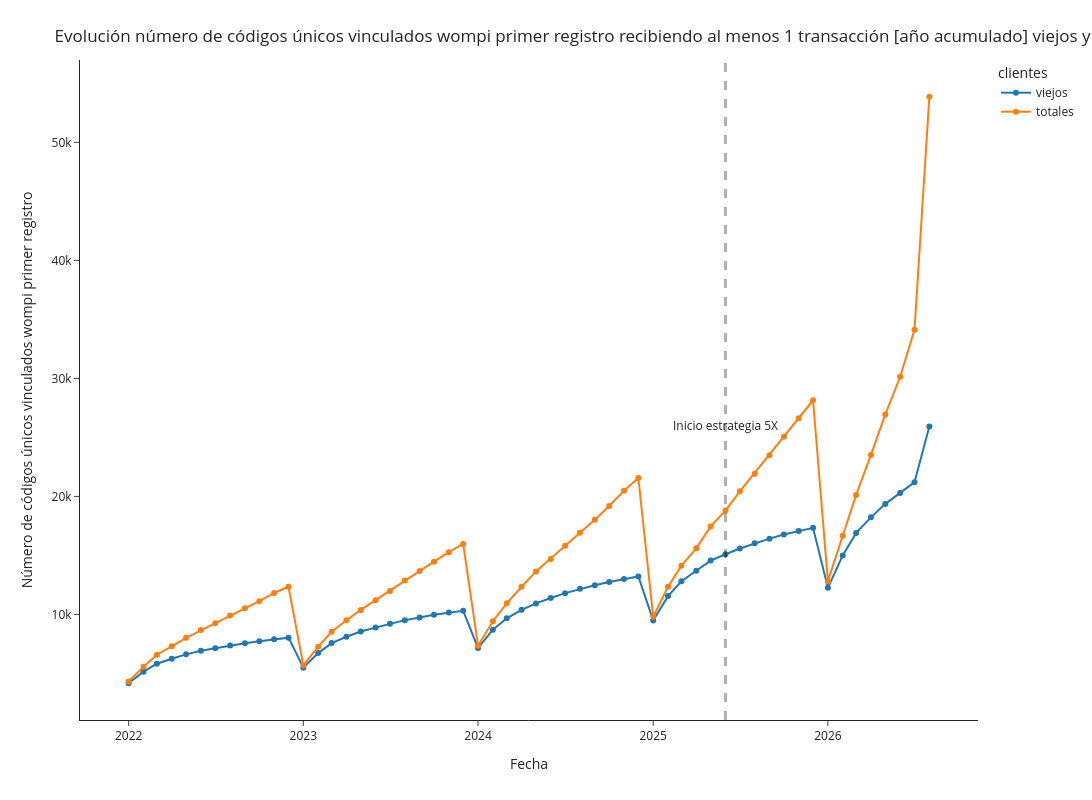

Notebook source saved alongside this figure:
### Markdown cell above
# Uso

### Code cell
df_plot1 = df[['fecha_ymd2', 'num_vinc_new_uso_cumsum_ym']]
df_plot1.columns = ['fecha', 'cantidad_clientes']
df_plot1['clientes'] = 'nuevos'
df_plot2 = df[['fecha_ymd2', 'num_vinc_old_uso_cumsum_ym']]
df_plot2.columns = ['fecha', 'cantidad_clientes']
df_plot2['clientes'] = 'viejos'
df_plot3 = df[['fecha_ymd2', 'num_vinc_all_uso_cumsum_ym']]
df_plot3.columns = ['fecha', 'cantidad_clientes']
df_plot3['clientes'] = 'totales'

df_plot = pd.concat([df_plot2, df_plot3])

fig = px.line(df_plot, x="fecha", y="cantidad_clientes", color='clientes',markers=True, template='simple_white', width=1600, height=800)
fig.add_vline(x='2025-06-01', line_width=3, line_dash="dash")
fig.update_layout(
    title={
        'text': "Evolución número de códigos únicos vinculados wompi primer registro recibiendo al menos 1 transacción [año acumulado] viejos y totales",
        'xanchor': 'left',
        'yanchor': 'top'},
    xaxis=dict(
            title=dict(
                text="Fecha"
            )),
    yaxis=dict(
            title=dict(
                text="Número de códigos únicos vinculados wompi primer registro"
            ))
)
fig.add_annotation(x='2025-06-01', y=26000,
            text="Inicio estrategia 5X",
            showarrow=False,
            arrowhead=1)
# fig.add_annotation(x='2025-11-01', y=142097,
#             text="142.097",
#             showarrow=True,
#             arrowhead=1)
# fig.add_annotation(x='2025-11-01', y=103274,
#             text="103.274",
#             showarrow=True,
#             arrowhead=1)
# fig.add_annotation(x='2025-11-01', y=38823,
#             text="38.823",
#             showarrow=True,
#             arrowhead=1)
fig.show()

### Figure 1 — Plotly figure (JSON) as saved in the notebook; plotly's stock layout.template omitted (floating-point values rounded to 4 significant figures)
{"data": [{"hovertemplate": "clientes=viejos<br>fecha=%{x}<br>cantidad_clientes=%{y}<extra></extra>", "legendgroup": "viejos", "line": {"color": "#1F77B4", "dash": "solid"}, "marker": {"symbol": "circle"}, "mode": "markers+lines", "name": "viejos", "orientation": "v", "showlegend": true, "type": "scatter", "x": ["2026-08-01T00:00:00", "2026-07-01T00:00:00", "2026-06-01T00:00:00", "2026-05-01T00:00:00", "2026-04-01T00:00:00", "2026-03-01T00:00:00", "2026-02-01T00:00:00", "2026-01-01T00:00:00", "2025-12-01T00:00:00", "2025-11-01T00:00:00", "2025-10-01T00:00:00", "2025-09-01T00:00:00", "2025-08-01T00:00:00", "2025-07-01T00:00:00", "2025-06-01T00:00:00", "2025-05-01T00:00:00", "2025-04-01T00:00:00", "2025-03-01T00:00:00", "2025-02-01T00:00:00", "2025-01-01T00:00:00", "2024-12-01T00:00:00", "2024-11-01T00:00:00", "2024-10-01T00:00:00", "2024-09-01T00:00:00", "2024-08-01T00:00:00", "2024-07-01T00:00:00", "2024-06-01T00:00:00", "2024-05-01T00:00:00", "2024-04-01T00:00:00", "2024-03-01T00:00:00", "2024-02-01T00:00:00", "2024-01-01T00:00:00", "2023-12-01T00:00:00", "2023-11-01T00:00:00", "2023-10-01T00:00:00", "2023-09-01T00:00:00", "2023-08-01T00:00:00", "2023-07-01T00:00:00", "2023-06-01T00:00:00", "2023-05-01T00:00:00", "2023-04-01T00:00:00", "2023-03-01T00:00:00", "2023-02-01T00:00:00", "2023-01-01T00:00:00", "2022-12-01T00:00:00", "2022-11-01T00:00:00", "2022-10-01T00:00:00", "2022-09-01T00:00:00", "2022-08-01T00:00:00", "2022-07-01T00:00:00", "2022-06-01T00:00:00", "2022-05-01T00:00:00", "2022-04-01T00:00:00", "2022-03-01T00:00:00", "2022-02-01T00:00:00", "2022-01-01T00:00:00"], "xaxis": "x", "y": [25926, 21208, 20297, 19366, 18226, 16906, 15002, 12252, 17336, 17068, 16769, 16420, 16028, 15583, 15099, 14560, 13701, 12813, 11551, 9485, 13215, 13003, 12755, 12473, 12168, 11803, 11389, 10931, 10391, 9674, 8711, 7145, 10305, 10153, 9964, 9730, 9509, 9199, 8898, 8553, 8105, 7570, 6720, 5489, 8031, 7899, 7732, 7561, 7365, 7140, 6915, 6614, 6240, 5823, 5146, 4167], "yaxis": "y"}, {"hovertemplate": "clientes=totales<br>fecha=%{x}<br>cantidad_clientes=%{y}<extra></extra>", "legendgroup": "totales", "line": {"color": "#FF7F0E", "dash": "solid"}, "marker": {"symbol": "circle"}, "mode": "markers+lines", "name": "totales", "orientation": "v", "showlegend": true, "type": "scatter", "x": ["2026-08-01T00:00:00", "2026-07-01T00:00:00", "2026-06-01T00:00:00", "2026-05-01T00:00:00", "2026-04-01T00:00:00", "2026-03-01T00:00:00", "2026-02-01T00:00:00", "2026-01-01T00:00:00", "2025-12-01T00:00:00", "2025-11-01T00:00:00", "2025-10-01T00:00:00", "2025-09-01T00:00:00", "2025-08-01T00:00:00", "2025-07-01T00:00:00", "2025-06-01T00:00:00", "2025-05-01T00:00:00", "2025-04-01T00:00:00", "2025-03-01T00:00:00", "2025-02-01T00:00:00", "2025-01-01T00:00:00", "2024-12-01T00:00:00", "2024-11-01T00:00:00", "2024-10-01T00:00:00", "2024-09-01T00:00:00", "2024-08-01T00:00:00", "2024-07-01T00:00:00", "2024-06-01T00:00:00", "2024-05-01T00:00:00", "2024-04-01T00:00:00", "2024-03-01T00:00:00", "2024-02-01T00:00:00", "2024-01-01T00:00:00", "2023-12-01T00:00:00", "2023-11-01T00:00:00", "2023-10-01T00:00:00", "2023-09-01T00:00:00", "2023-08-01T00:00:00", "2023-07-01T00:00:00", "2023-06-01T00:00:00", "2023-05-01T00:00:00", "2023-04-01T00:00:00", "2023-03-01T00:00:00", "2023-02-01T00:00:00", "2023-01-01T00:00:00", "2022-12-01T00:00:00", "2022-11-01T00:00:00", "2022-10-01T00:00:00", "2022-09-01T00:00:00", "2022-08-01T00:00:00", "2022-07-01T00:00:00", "2022-06-01T00:00:00", "2022-05-01T00:00:00", "2022-04-01T00:00:00", "2022-03-01T00:00:00", "2022-02-01T00:00:00", "2022-01-01T00:00:00"], "xaxis": "x", "y": [53868, 34124, 30139, 26945, 23516, 20119, 16662, 12817, 28149, 26634, 25066, 23482, 21925, 20431, 18801, 17457, 15597, 14128, 12345, 9804, 21568, 20490, 19186, 18013, 16926, 15825, 14703, 13647, 12346, 10937, 9423, 7350, 15974, 15272, 14471, 13676, 12877, 11983, 11195, 10381, 9507, 8534, 7265, 5677, 12349, 11818, 11120, 10521, 9899, 9260, 8689, 8016, 7300, 6585, 5561, 4312], "yaxis": "y"}], "layout": {"annotations": [{"arrowhead": 1, "showarrow": false, "text": "Inicio estrategia 5X", "x": "2025-06-01", "y": 26000}], "height": 800, "legend": {"title": {"text": "clientes"}, "tracegroupgap": 0}, "margin": {"t": 60}, "shapes": [{"line": {"dash": "dash", "width": 3}, "type": "line", "x0": "2025-06-01", "x1": "2025-06-01", "xref": "x", "y0": 0, "y1": 1, "yref": "y domain"}], "title": {"text": "Evolución número de códigos únicos vinculados wompi primer registro recibiendo al menos 1 transacción [año acumulado] viejos y totales", "xanchor": "left", "yanchor": "top"}, "width": 1600, "xaxis": {"anchor": "y", "domain": [0, 1], "title": {"text": "Fecha"}}, "yaxis": {"anchor": "x", "domain": [0, 1], "title": {"text": "Número de códigos únicos vinculados wompi primer registro"}}}}
